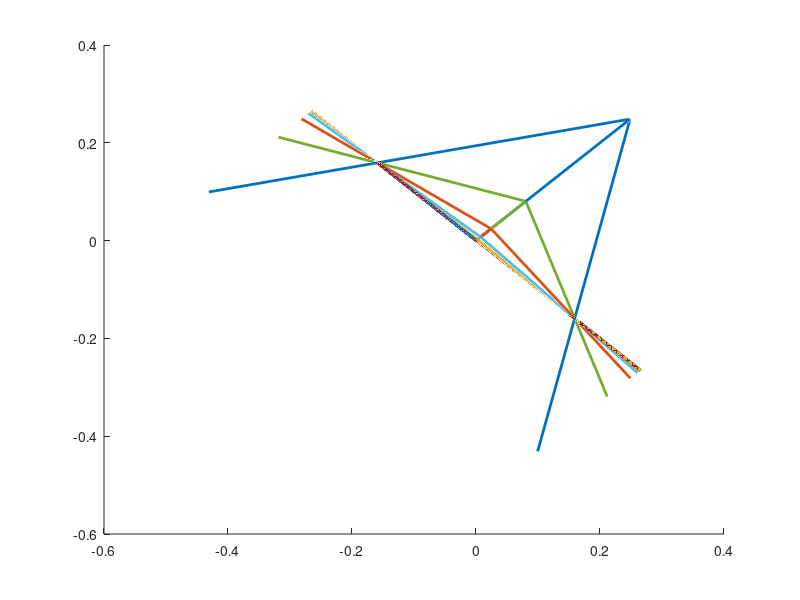

MATLAB code to generate this figure:
clc, clear

A = [2 1 0; 1 2 0; 0 0 10];
x = [1; 1; 1];

max_iter = 100;
eigenvectors = zeros(length(x), max_iter); %vector pentru stocarea vectorilor dominanti

for i = 1:max_iter
    % Aplicam matricea A asupra vectorului de start
    x = A * x;
    x = x / norm(x);
    eigenvectors(:, i) = x;
end


rayleigh_coef = x' * A * x / (x' * x);
fprintf('Coeficientul Rayleigh: %.3f\n', rayleigh_coef);


% valoarea proprie dominanta aproximata
dominant_eigenvalue = rayleigh_coef;
dominant_eigenvector = x;

fprintf('Valoarea proprie dominanta aproximata: %.3f\n', dominant_eigenvalue);

fprintf('Vectorul propriu corespunzator valorii proprii dominante:\n');
disp(dominant_eigenvector);

figure;
hold on;
for i = 1:max_iter
    quiver3(0, 0, 0, eigenvectors(1, i), eigenvectors(2, i), eigenvectors(3, i), 'LineWidth', 2, 'MaxHeadSize', 1);
end
hold off;
